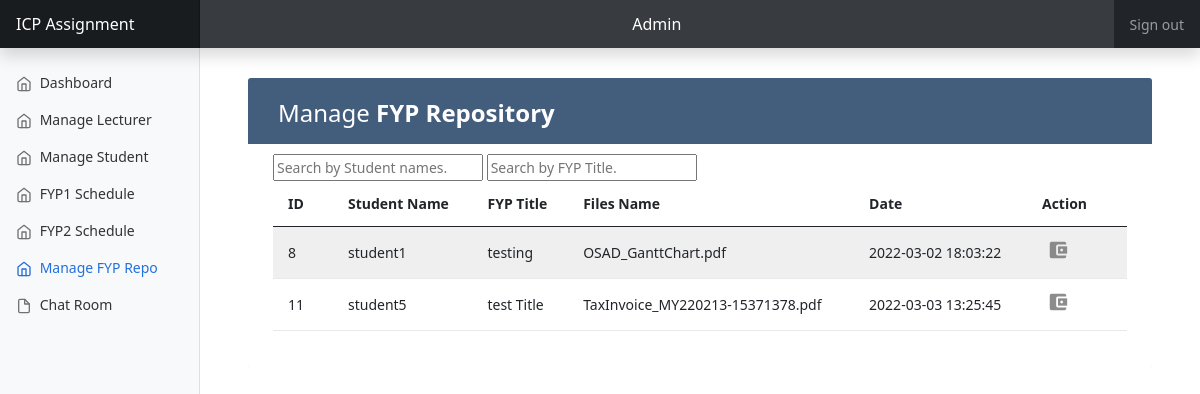
Page /view/manage_fyp_repo.php (signed in) on the committed database.
### tables this page shows
CREATE TABLE IF NOT EXISTS `submission_archive` (
  `id` int NOT NULL AUTO_INCREMENT,
  `student_unique_id` bigint NOT NULL,
  `filesName` varchar(255) NOT NULL,
  `status` varchar(255) NOT NULL,
  `date` datetime NOT NULL DEFAULT CURRENT_TIMESTAMP,
  PRIMARY KEY (`id`)
);

CREATE TABLE IF NOT EXISTS `student` (
  `id` int NOT NULL AUTO_INCREMENT,
  `unique_id` bigint NOT NULL,
  `name` varchar(255) NOT NULL,
  `email` varchar(255) NOT NULL,
  `programme` varchar(255) NOT NULL,
  `year` int NOT NULL,
  `cgpa` double NOT NULL,
  `phone_num` varchar(255) NOT NULL,
  `fyp_title` varchar(255) NOT NULL,
  `supervisor_unique_id` bigint NOT NULL,
  `second_marker_unique_id` bigint NOT NULL,
  PRIMARY KEY (`id`)
);

### view/manage_fyp_repo.php (the view, shortened to what this page needs)
<?php
require_once "../controller/config.php";
?>
<?php include_once "header.php"; ?>
<body>
    <header class="navbar navbar-dark sticky-top bg-dark flex-md-nowrap p-0 shadow">
        <a class="navbar-brand col-md-3 col-lg-2 me-0 px-3" href="#">ICP Assignment</a>
        <label class="form-control form-control-dark w-100" style="text-align: center"><?php echo $_SESSION['roles']; ?></label>
        <div class="navbar-nav">
            <div class="nav-item text-nowrap">
                <a class="nav-link px-3" href="../controller/logout.php?logout_id=<?php echo $_SESSION['unique_id']; ?> ">Sign out</a>
            </div>
        </div>
    </header>
    <div class="container-fluid" >
        <div class="row">
            <?php
            if ($_SESSION['roles'] == "Admin")
            {
                require_once "nav_admin.php";
            }
            ?>
            <main class="col-md-9 ms-sm-auto col-lg-10 px-md-4">
                <div class="container-xl">
                    <div class="table-responsive">
                        <div class="table-wrapper">
                            <div class="table-title">
                                <div class="row">
                                    <div class="col-sm-6">
                                        <h2>Manage <b>FYP Repository</b></h2>
                                    </div>
                                </div>
                            </div>
                            <input type="text" id="myInput1" onkeyup="myFunction1()" placeholder="Search by Student names.">
                            <input type="text" id="myInput2" onkeyup="myFunction2()" placeholder="Search by FYP Title.">
                            <table class="table table-striped table-hover" id="myTable">
                                <thead>
                                <tr>
                                    <th>ID</th>
                                    <th>Student Name</th>
                                    <th>FYP Title</th>
                                    <th>Files Name</th>
                                    <th>Date</th>
                                    <th>Action</th>
                                </tr>
                                </thead>
                                <tbody>
                                    <?php
                                    $sql = "SELECT * FROM `submission_archive` INNER JOIN student ON submission_archive.student_unique_id = student.unique_id WHERE status = 'Archived' ORDER BY student.id ASC";
                                    $result = $conn ->query($sql);
                                    if (!empty($result) && $result->num_rows > 0) {
                                        for ($i = 0; $i < mysqli_num_rows($result); $i++){
                                            $row  = mysqli_fetch_assoc($result);
                                            echo '<tr>';
                                            echo '<td>'.$row['id'].'</td>';
                                            echo '<td>'.$row['name'].'</td>';
                                            echo '<td>'.$row['fyp_title'].'</td>';
                                            echo '<td>'.$row['filesName'].'</td>';
                                            echo '<td>'.$row['date'].'</td>';
                                            echo '<td><a href="../assets/fyp/'.$row['filesName'].'" target="_blank" style="color: gray"><i class="material-icons" data-toggle="tooltip" title="FYP">&#xe850;</i></a></td>';
                                            echo '</tr>';
                                        }
                                    }
                                    ?>
                                </tbody>
                            </table>
                        </div>
                    </div>
                </div>
            </main>
        </div>
    </div>
</body>
</html>

### assets/css/dataTable.css (style rules this page uses)
body { color: #566787; background: #f5f5f5; font-family: 'Varela Round', sans-serif; font-size: 13px; }
.table-responsive { margin: 30px 0; }
.table-wrapper { background: #fff; padding: 20px 25px; border-radius: 3px; min-width: 100%; box-shadow: 0 1px 1px rgba(0,0,0,.05); }
.table-title { padding-bottom: 15px; background: #435d7d; color: #fff; padding: 16px 30px; min-width: 100%; margin: -20px -25px 10px; border-radius: 3px 3px 0 0; }
.table-title h2 { margin: 5px 0 0; font-size: 24px; }
table.table tr th, table.table tr td { border-color: #e9e9e9; padding: 12px 15px; vertical-align: middle; }
table.table tr th:first-child { width: 60px; }
table.table tr th:last-child { width: 100px; }
table.table-striped tbody tr:nth-of-type(odd) { background-color: #fcfcfc; }
table.table td:last-child i { opacity: 0.9; font-size: 22px; margin: 0 5px; }
table.table td a { font-weight: bold; color: #566787; display: inline-block; text-decoration: none; outline: none !important; }
table.table td i { font-size: 19px; }

### assets/css/dashboard.css (style rules this page uses)
body { font-size: .875rem; }
.navbar-brand { padding-top: .75rem; padding-bottom: .75rem; font-size: 1rem; background-color: rgba(0, 0, 0, .25); box-shadow: inset -1px 0 0 rgba(0, 0, 0, .25); }
.navbar .form-control { padding: .75rem 1rem; border-width: 0; border-radius: 0; }
.form-control-dark { color: #fff; background-color: rgba(255, 255, 255, .1); border-color: rgba(255, 255, 255, .1); }

### rows in the picture
submission_archive: student.id "8", student.name "student1", student.fyp_title "testing", filesName "OSAD_GanttChart.pdf", date "2022-03-02 18:03:22"
submission_archive: student.id "11", student.name "student5", student.fyp_title "test Title", filesName "TaxInvoice_MY220213-15371378.pdf", date "2022-03-03 13:25:45"

### other values in the picture
$_SESSION['roles'] "Admin"
